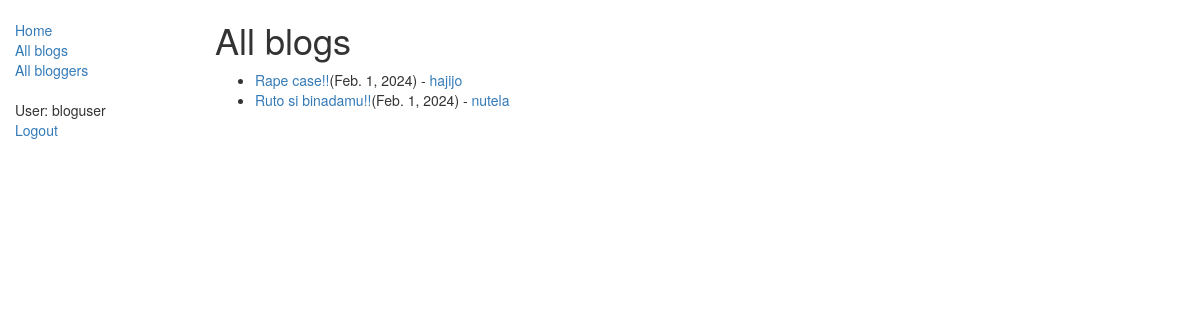
/blogs/ (signed in), run on the app's committed database.
### blog/models.py (models this page shows, shortened)
class BlogPost(models.Model):
    name = models.CharField(max_length=200)
    author = models.ForeignKey(BlogAuthor, on_delete=models.SET_NULL, null=True)
    description = models.TextField(max_length=2000, help_text="Enter your blog text here.")
    post_date = models.DateField(default=date.today)
    class Meta:
        ordering = ["-post_date"]
    def get_absolute_url(self):
        return reverse('blog-detail', args=[str(self.id)])

class BlogAuthor(models.Model):
    user = models.OneToOneField(User, on_delete=models.SET_NULL, null=True)
    bio = models.TextField(max_length=400, help_text="Enter your bio details here.")
    class Meta:
        ordering = ["user","bio"]
    def __str__(self):
        return self.user.username

### blog/views.py (the view)
# urls.py: path('blogs/', views.BlogListView.as_view(), name='blogs'),
class BlogListView(generic.ListView):
    model = BlogPost
    paginate_by = 5

### blog/templates/blog/blogpost_list.html
{% extends "base_generic.html" %}
{% block content %}
    <h1>All blogs</h1>
    {% if blogpost_list %}
        <ul>
            {% for blog in blogpost_list %}
                <li><a href="{{ blog.get_absolute_url }}">{{ blog.name }}</a>({{ blog.post_date}}) - <a href="{% url 'blogs-by-author' blog.author.pk %}">{{ blog.author }}</a></li>
            {% endfor %}
        </ul>
    {% else %}
        <p>There are no blogs.</p>
    {% endif %}
{% endblock %}

### blog/templates/base_generic.html (shortened to what this page needs)
<!DOCTYPE html>
<html lang="en">
<head>
    <link rel="stylesheet" href="https://maxcdn.bootstrapcdn.com/bootstrap/3.3.7/css/bootstrap.min.css">
    {% load static%}
    <link rel="stylesheet" href="{% static 'css/styles.css' %}">
</head>
<body>
    <div class="container-fluid">
        <div class="row">
            <div class="col-sm-2">
                {% block sidebar %}
                    <ul class="sidebar-nav">
                        <li><a href="{% url 'index' %}">Home</a></li>
                        <li><a href="{% url 'blogs' %}">All blogs</a></li>
                        <li><a href="{% url 'bloggers' %}">All bloggers</a></li>
                    </ul>
                    <ul class="sidebar-nav">
                        {% if user.is_authenticated %}
                            <li>User: {{ user.get_username }}</li>
                            <li><a href="{% url 'logout' %}?next={{request.path}}">Logout</a></li>
                        {% else %}
                            <li><a href="{% url 'login' %}?next={{request.path}}"></a></li>
                        {% endif %}
                    </ul>
                {% endblock %}
            </div>
            <div class="col-sm-10">
                {% block content %}{% endblock %}
            </div>
        </div>
    </div>
</body>
</html>

### blog/static/css/styles.css (style rules this page uses)
.sidebar-nav { margin-top: 20px; padding: 0; list-style: none; }

### data on the page
BlogPost: name "Rape case!!", post_date "Feb. 1, 2024", author "hajijo"
BlogPost: name "Ruto si binadamu!!", post_date "Feb. 1, 2024", author "nutela"

### other printed values
{{ user.get_username }} "bloguser"
